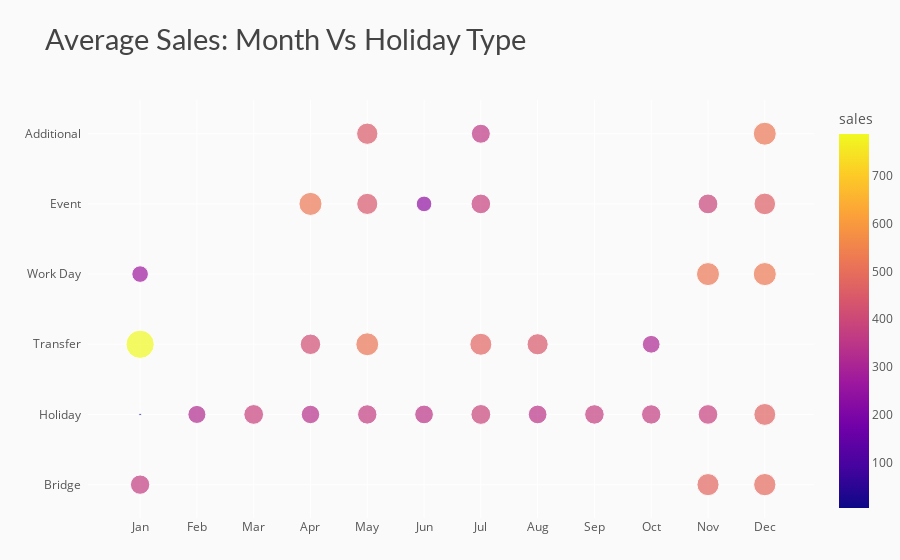

Notebook code cell kept with this figure:
### Code cell
# data
df_m_ht = df_train1.groupby(['month','holiday_type']).agg({"sales" : "mean"}).reset_index()
df_m_ht['sales'] = round(df_m_ht['sales'], 2)

# chart
fig = px.scatter(df_m_ht, x='month', color='sales', y='holiday_type', size='sales',
                 color_discrete_sequence=px.colors.qualitative.D3,
                 title="Average Sales: Month Vs Holiday Type")
# styling
fig.update_yaxes(ticksuffix='  ')
fig.update_xaxes(tickmode = 'array', tickvals=[i for i in range(1,13)], 
                 ticktext=['Jan','Feb','Mar','Apr','May','Jun','Jul','Aug','Sep','Oct','Nov','Dec'])
fig.update_layout(height=400, xaxis_title='', yaxis_title='',
                  margin=dict(b=0),
                  plot_bgcolor='#fafafa', paper_bgcolor='#fafafa',
                  title_font=dict(size=29, color='#444', family="Lato, sans-serif"),
                  font=dict(color='#555'), 
                  hoverlabel=dict(bgcolor="#f2f2f2", font_size=13, font_family="Lato, sans-serif"))
fig.show()

### Figure 1 — Plotly figure (JSON) as saved in the notebook; plotly's stock layout.template omitted (floating-point values rounded to 4 significant figures)
{"data": [{"hovertemplate": "month=%{x}<br>holiday_type=%{y}<br>sales=%{marker.color}<extra></extra>", "legendgroup": "", "marker": {"color": [369.1, 5.88, 786.9, 271.3, 320.5, 383.9, 523.3, 336.4, 413.6, 447.1, 439.8, 370.4, 515.5, 240.7, 344.5, 356.0, 381.2, 388.7, 475.8, 345.4, 441.1, 375.2, 369.9, 310.1, 481.7, 388.0, 380.4, 521.8, 518.4, 489.4, 458.7, 471.6, 525], "coloraxis": "coloraxis", "size": [369.1, 5.88, 786.9, 271.3, 320.5, 383.9, 523.3, 336.4, 413.6, 447.1, 439.8, 370.4, 515.5, 240.7, 344.5, 356.0, 381.2, 388.7, 475.8, 345.4, 441.1, 375.2, 369.9, 310.1, 481.7, 388.0, 380.4, 521.8, 518.4, 489.4, 458.7, 471.6, 525], "sizemode": "area", "sizeref": 1.967, "symbol": "circle"}, "mode": "markers", "name": "", "orientation": "h", "showlegend": false, "type": "scatter", "x": [1, 1, 1, 1, 2, 3, 4, 4, 4, 5, 5, 5, 5, 6, 6, 7, 7, 7, 7, 8, 8, 9, 10, 10, 11, 11, 11, 11, 12, 12, 12, 12, 12], "xaxis": "x", "y": ["Bridge", "Holiday", "Transfer", "Work Day", "Holiday", "Holiday", "Event", "Holiday", "Transfer", "Additional", "Event", "Holiday", "Transfer", "Event", "Holiday", "Additional", "Event", "Holiday", "Transfer", "Holiday", "Transfer", "Holiday", "Holiday", "Transfer", "Bridge", "Event", "Holiday", "Work Day", "Additional", "Bridge", "Event", "Holiday", "Work Day"], "yaxis": "y"}], "layout": {"autosize": true, "coloraxis": {"colorbar": {"title": {"text": "sales"}}, "colorscale": [[0, "#0d0887"], [0.1111, "#46039f"], [0.2222, "#7201a8"], [0.3333, "#9c179e"], [0.4444, "#bd3786"], [0.5556, "#d8576b"], [0.6667, "#ed7953"], [0.7778, "#fb9f3a"], [0.8889, "#fdca26"], [1, "#f0f921"]]}, "font": {"color": "#555"}, "hoverlabel": {"bgcolor": "#f2f2f2", "font": {"family": "Lato, sans-serif", "size": 13}}, "legend": {"itemsizing": "constant", "tracegroupgap": 0}, "margin": {"b": 0}, "paper_bgcolor": "#fafafa", "plot_bgcolor": "#fafafa", "title": {"font": {"color": "#444", "family": "Lato, sans-serif", "size": 29}, "text": "Average Sales: Month Vs Holiday Type"}, "xaxis": {"anchor": "y", "autorange": true, "domain": [0, 1], "range": [0.1108, 12.84], "tickmode": "array", "ticktext": ["Jan", "Feb", "Mar", "Apr", "May", "Jun", "Jul", "Aug", "Sep", "Oct", "Nov", "Dec"], "tickvals": [1, 2, 3, 4, 5, 6, 7, 8, 9, 10, 11, 12], "title": {"text": ""}, "type": "linear"}, "yaxis": {"anchor": "x", "autorange": true, "domain": [0, 1], "range": [-0.6116, 5.62], "ticksuffix": "  ", "title": {"text": ""}, "type": "category"}}}
